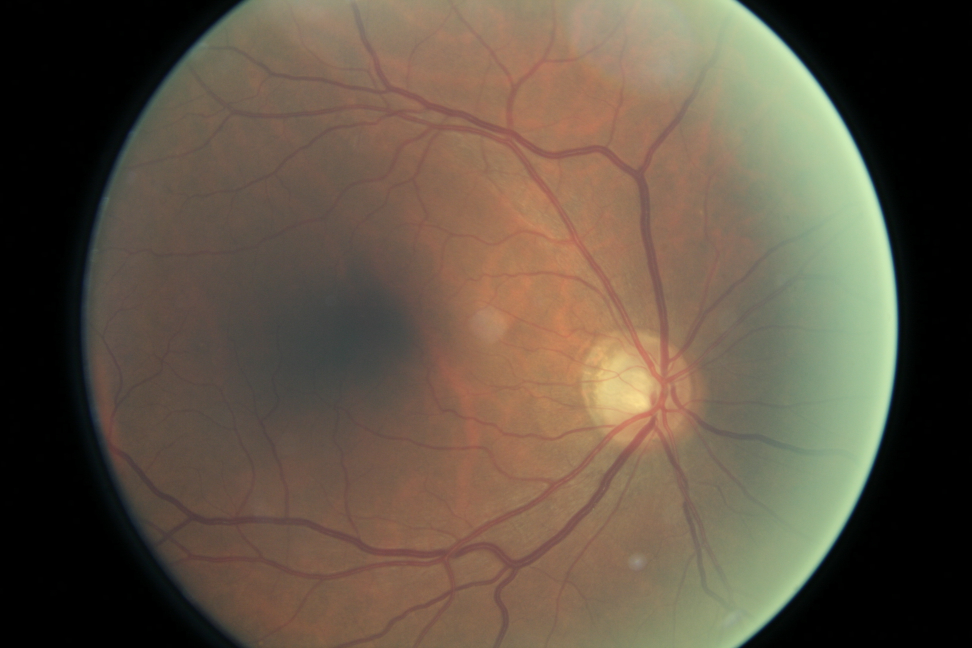
#> input picture Code/Data/train1/1000_left.jpeg, 3888 x 2592 px (shown at 1/4 size); its folder holds only this picture in this run
$ python preprocess.py
#> lines starting #> are read from the running program, lines starting #| are printed output that depends on the picture
#> in save_image, input_original is the input picture: PIL image 3888x2592 RGB; mean R, G, B 97.3, 84.3, 68.8
import os
import cv2
import numpy as np
from PIL import Image, ImageFile
from tqdm import tqdm
import warnings
from multiprocessing import Pool
ImageFile.LOAD_TRUNCATED_IMAGES = True


def resize_input(input, output_size=None):
    # Size of the image in pixels (size of original image)
#> called with output_size = (150, 150)
    width, height = input.size  # (4752, 3168)
#> width = 3888; height = 2592

    # Setting the points for cropped image
    left = width * 1 / 6
#> left = 648
    top = height * 1 / 30
#> top = 86.4
    right = width * 5 / 6
#> right = 3240
    bottom = height * 200 / 199
#> bottom = 2605

    # Cropped image of above dimension
    resized_input = input.crop((left, top, right, bottom))
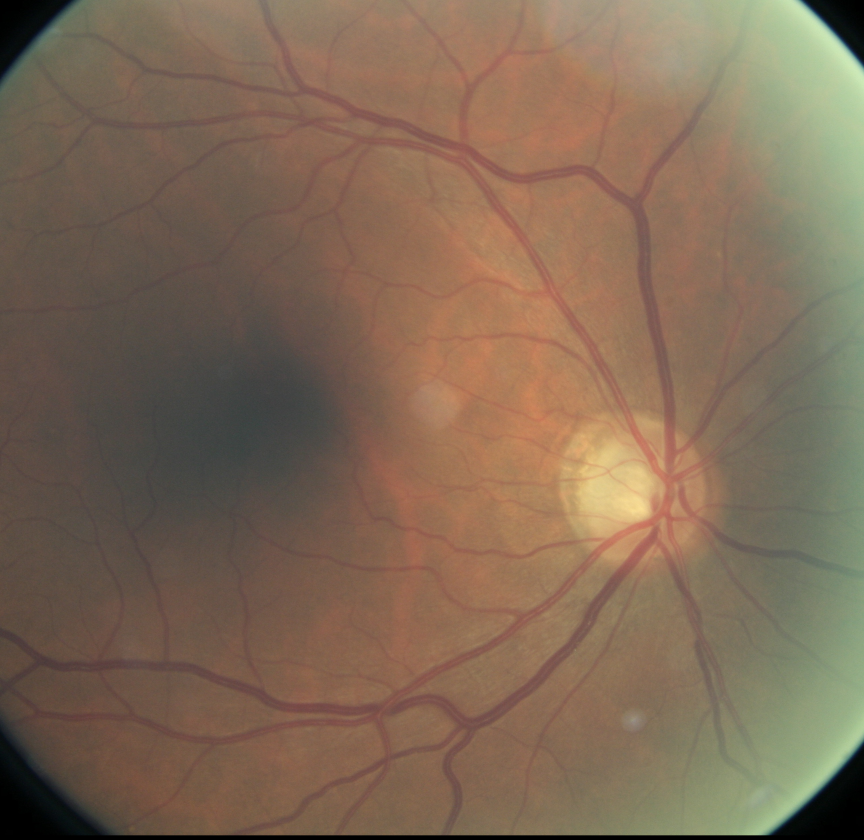
#> resized_input: PIL image 2592x2519 RGB (shown at 1/3 size); mean R, G, B 128, 106.2, 86.3
    resized_input = resized_input.resize(output_size)
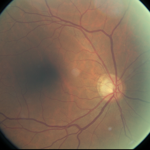
#> resized_input: PIL image 150x150 RGB; mean R, G, B 128, 106.2, 86.3
    # Shows the image in image viewer
    # resized_input.show()
    return resized_input


def save_image(args):
    input, input_path, output_path, output_size = args
    # Open image in RGB mode
    input_original = Image.open(os.path.join(input_path, input))
    input_resize = resize_input(input_original, output_size)
    input_resize.save(os.path.join(output_path + input))


def fast_image_resize(input_path, output_path, output_size=None):
    """
    Uses multiprocessing to make it fast
    """
    if not output_size:
        warnings.warn("Need to specify output_size! For example: output_size=100")
        exit()

    if not os.path.exists(output_path):
        os.makedirs(output_path)

    input = [(file, input_path, output_path, output_size) for file in os.listdir(input_path)]

    with Pool() as p:
        list(tqdm(p.imap_unordered(save_image, input), total=len(input)))


if __name__ == "__main__":
    input_path = "../Data/train1/"
    output_path = "../Data/train1_resized1_150/"
    output_size = (150, 150)
    fast_image_resize(input_path, output_path, output_size=output_size)

$ run again, on Code/Data/train1/1044_left.jpeg
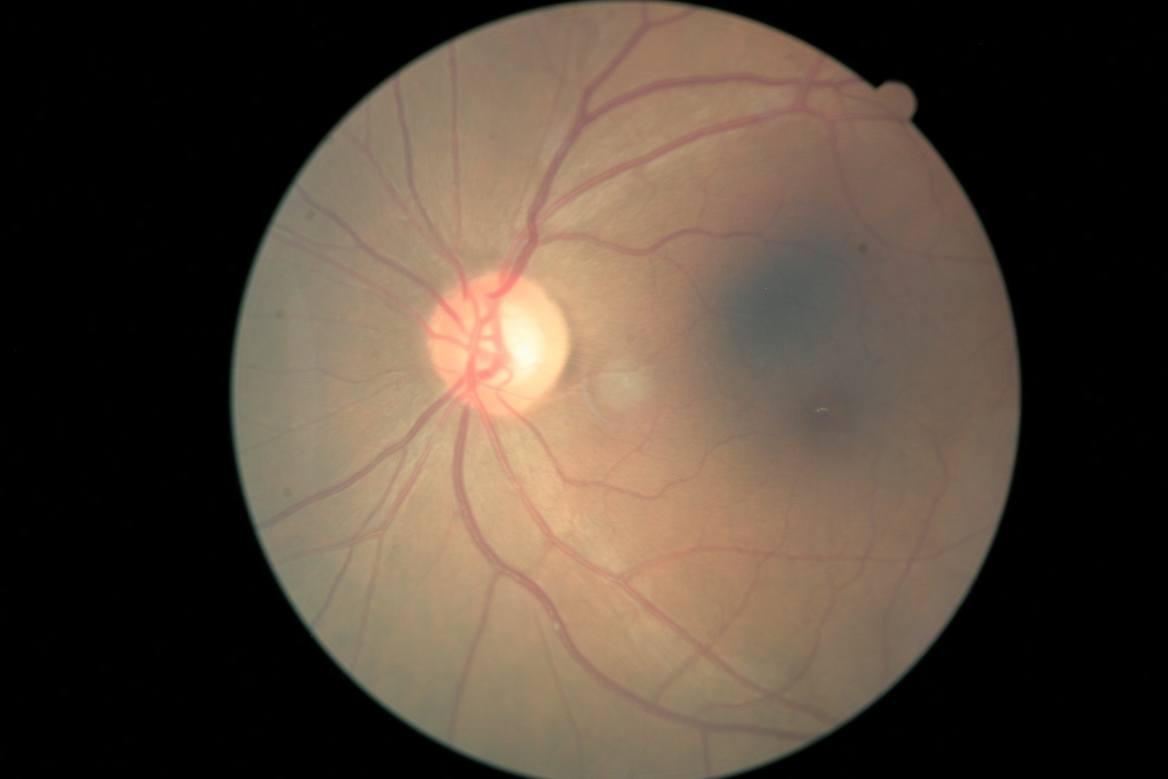
#> input picture Code/Data/train1/1044_left.jpeg, 3504 x 2336 px (shown at 1/3 size)
#> in save_image, input_original is the input picture: PIL image 3504x2336 RGB; mean R, G, B 82.7, 69.1, 56.8
#> in resize_input, `resized_input = input.crop((left, top, right, bottom))`:
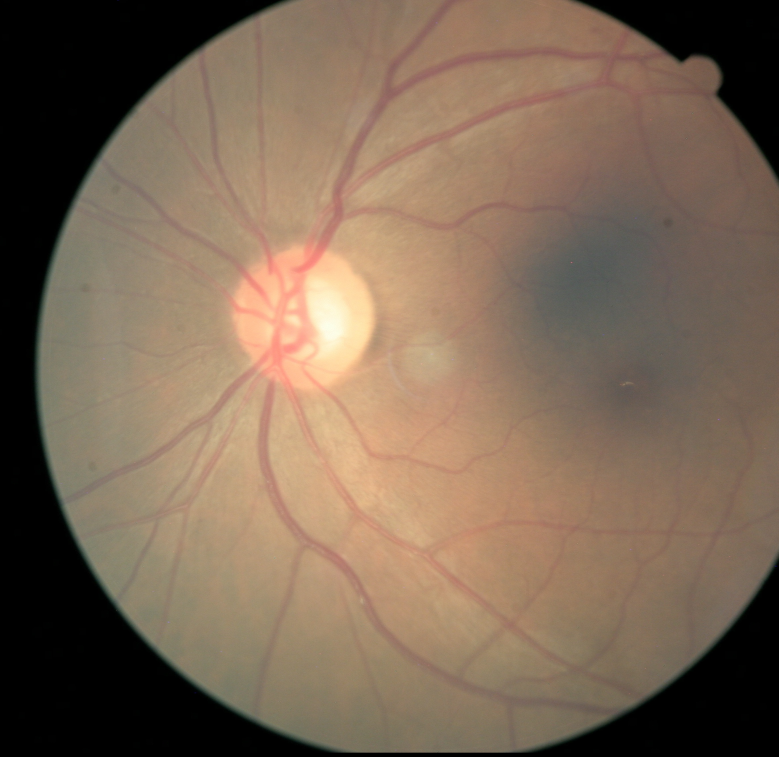
#> resized_input: PIL image 2336x2270 RGB (shown at 1/3 size); mean R, G, B 124.3, 103.9, 85.2
#> in resize_input, `resized_input = resized_input.resize(output_size)`:
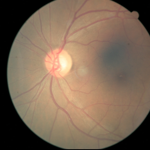
#> resized_input: PIL image 150x150 RGB; mean R, G, B 124.3, 103.9, 85.2

$ run again, on Code/Data/train1/1056_left.jpeg
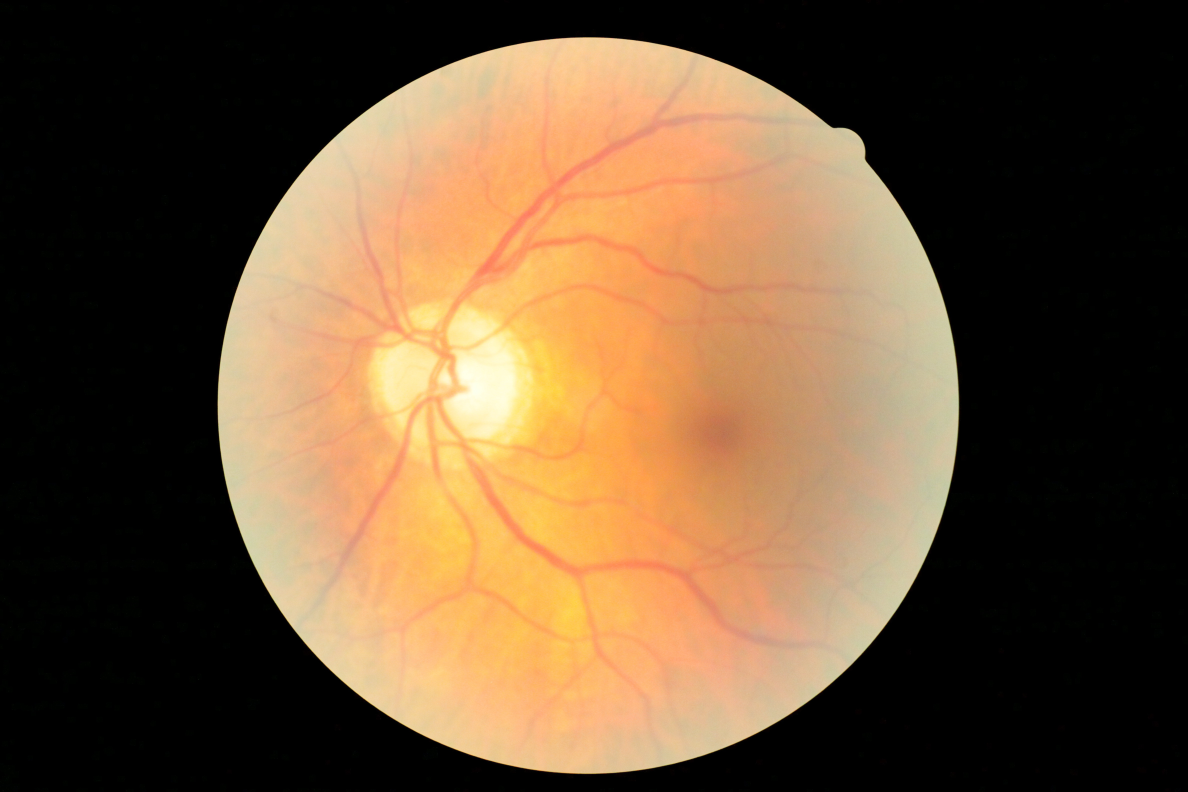
#> input picture Code/Data/train1/1056_left.jpeg, 4752 x 3168 px (shown at 1/4 size)
#> in save_image, input_original is the input picture: PIL image 4752x3168 RGB; mean R, G, B 107.3, 82.4, 56.2
#> in resize_input, `resized_input = input.crop((left, top, right, bottom))`:
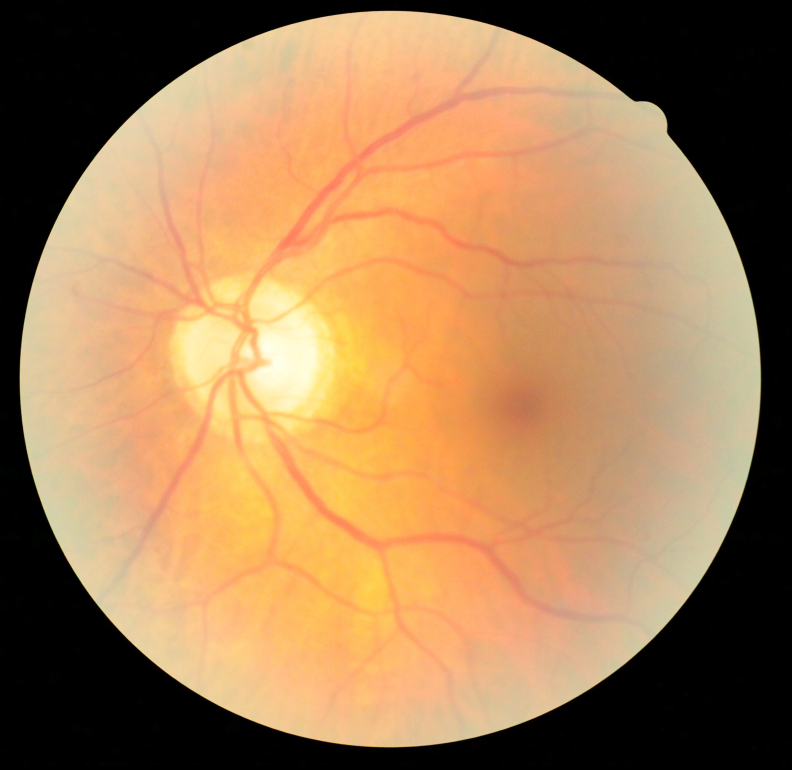
#> resized_input: PIL image 3168x3078 RGB (shown at 1/4 size); mean R, G, B 165.7, 127.1, 86.7
#> in resize_input, `resized_input = resized_input.resize(output_size)`:
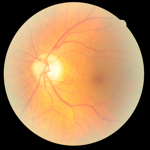
#> resized_input: PIL image 150x150 RGB; mean R, G, B 165.8, 127.2, 86.8
